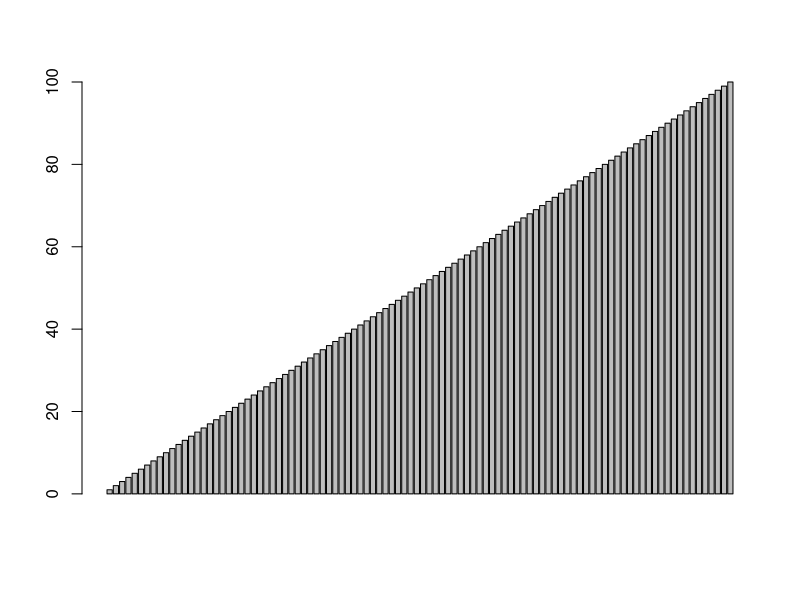
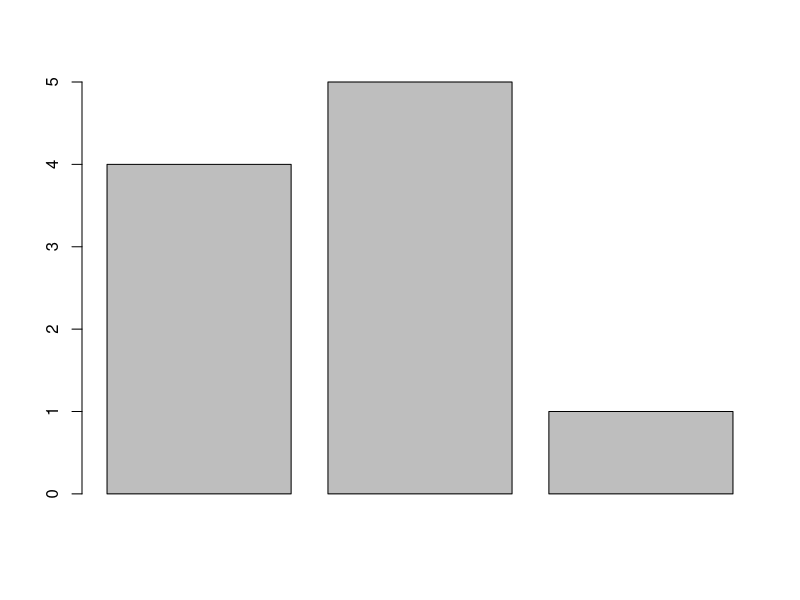
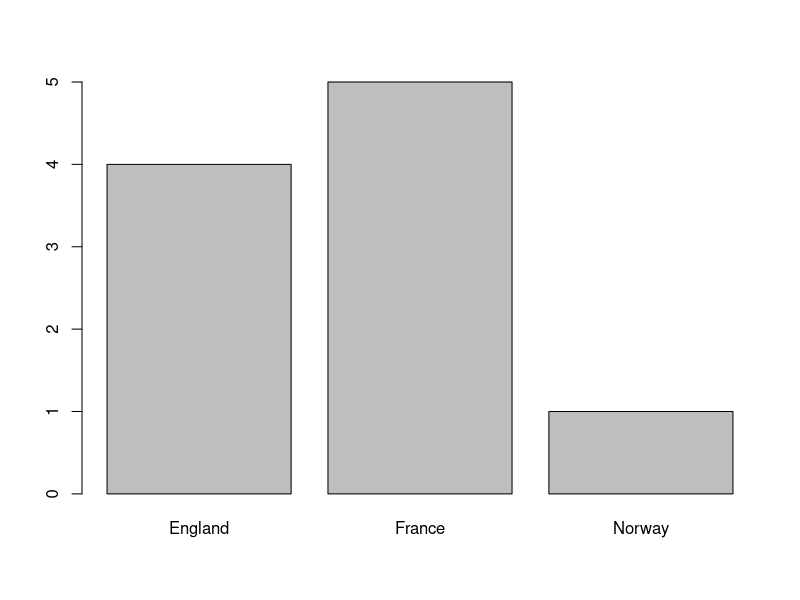
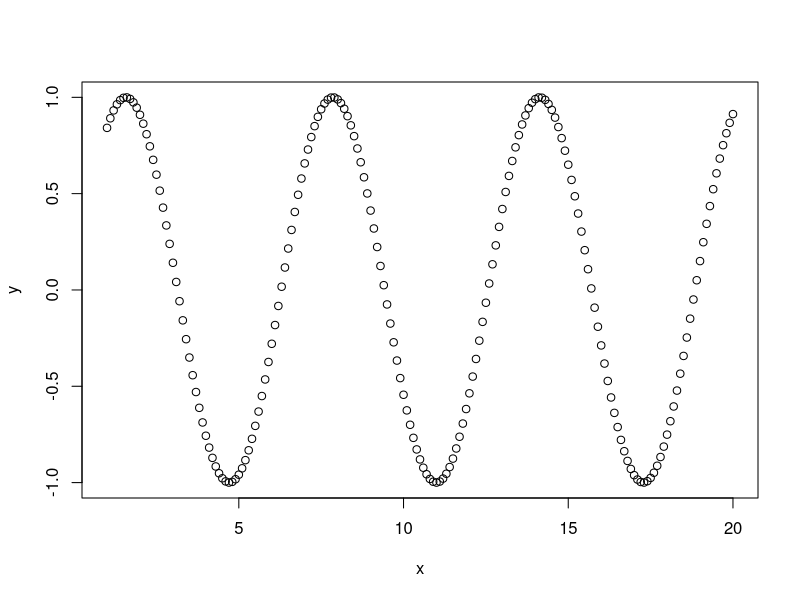
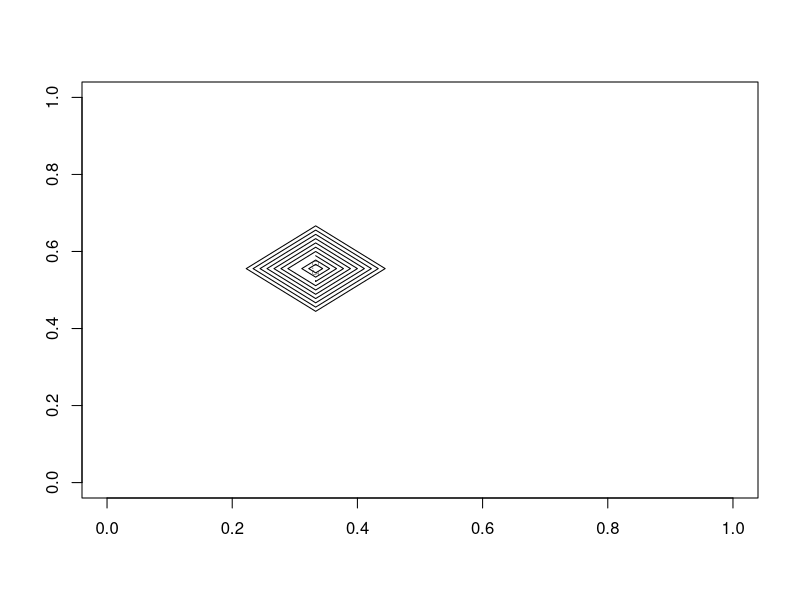
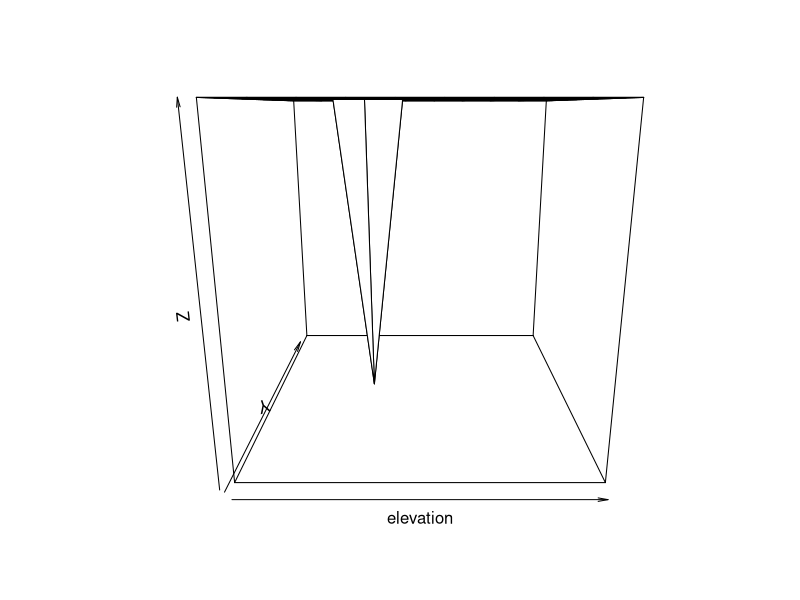
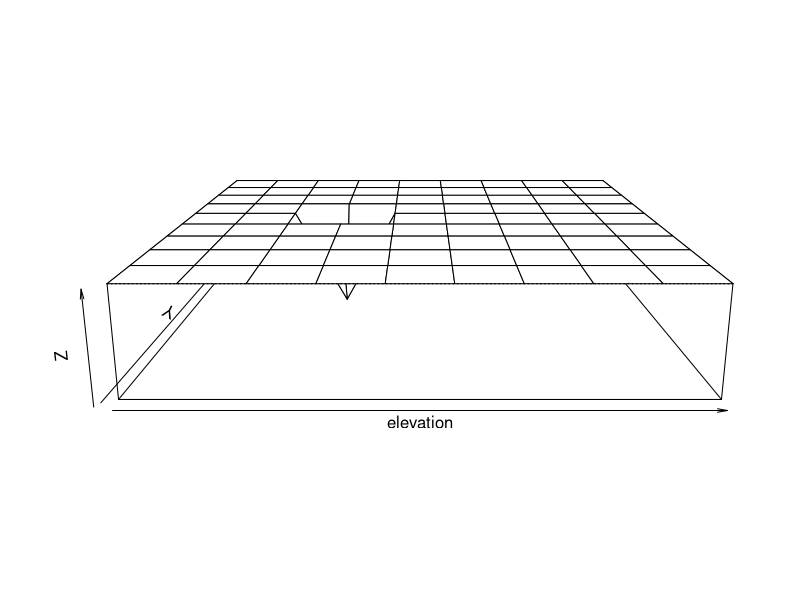
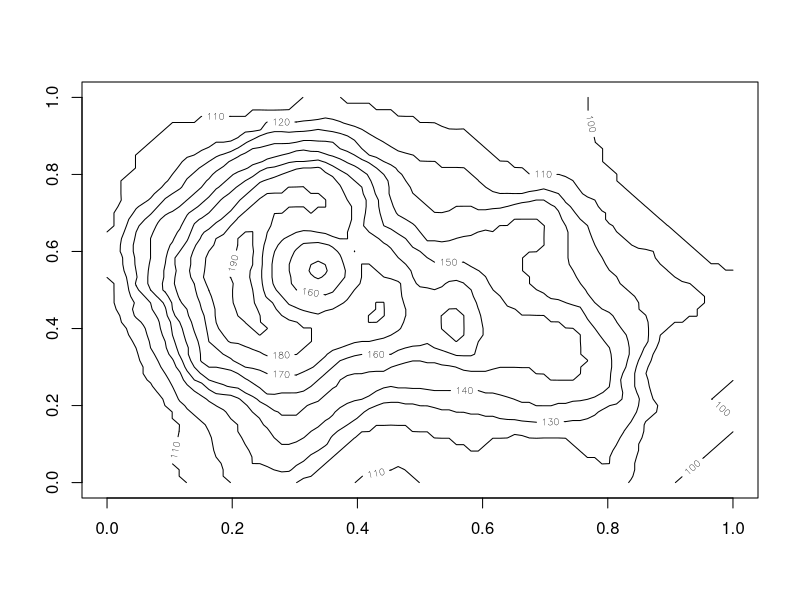

Recreate these plots in R, in order.
## ---- chunk 1
5:9
seq(5, 9)
seq(5, 9, 0.5)
## ---- chunk 2
sentence <- c('walk', 'the', 'plank')
sentence[3]

sentence[1]  # Many languages start array indices at 0, but R's vector indices start at 1
sentence[3] <- "dog" # assign new values within an existing vector

sentence[4] <- 'to'

sentence[c(1, 3)] # use a vector within the square brackets to access multiple values

sentence[2:4]  # Get the second through fourth words:

sentence[5:7] <- c('the', 'poop', 'deck')

sentence[6]
## ---- chunk 3
ranks <- 1:3
names(ranks) <- c("first", "second", "third") # assign names to elements of a vector
## ---- chunk 4
ranks # still vector only with names
ranks["first"] # still a value element of a vector only with a name
ranks["third"] <- 4 # assign a different value to the element with name "third"
## ---- chunk 5
barplot(1:100) # draw bars from vector
vesselsSunk <- c(4, 5, 1)
barplot(vesselsSunk)
## ---- chunk 6
names(vesselsSunk) <- c("England", "France", "Norway")
barplot(vesselsSunk)

## ---- chunk 7
a <- c(1, 2, 3)
a + 1
a == c(1, 99, 3) # each element compare to each element of different vector
sin(a) # function apply to each element

## ---- chunk 8
x <- seq(1, 20, 0.1)
y <- sin(x)
plot(x, y)
## ---- chunk 9
a <- c(1, 3, NA, 7, 9)
sum(a)
sum(a, na.rm = TRUE)
## ---- chunk 10
matrix(0, 3, 4) # 3 high, 4 wide, with 0 as value

a <- 1:12
print(a) # prove a is only a vector
matrix(a, 3, 4) # a vector is turned into a matrix

plank <- 1:8 # a vector or one dimensional array
dim(plank) <- c(2, 4) # give this vector(one dim of array) a two dimension attribute
print(plank) # automatically, the vector is turned into 2-dimension array = matrix

matrix(8, 5, 5) # make matrix with matrix() function, it can be 8 or a vector
plank <- matrix(1:8, 2, 4, byrow = FALSE)
print(plank)
## ---- chunk 11
plank[2, 3]  # as matrix is 2 dim, so two number to locate value
plank[1, 4]
plank[1, 4] <- 0
plank[2,]
plank[, 4]
plank[, 2:4]
## ---- chunk 12
elevation <- matrix(1, 10, 10) # we think of a 3D sandy beach 
elevation[4, 6] <- 0 # we dig down 1 meter at a specific place on the beach
contour(elevation) # draw a contour map
persp(elevation) # draw a 3D map, but persp automatically expands the view so that your highest value (the beach surface) is at the very top
persp(elevation, expand=0.2) # more reasonable graph

## ---- chunk 13
contour(volcano)
persp(volcano, expand=0.2)
image(volcano)
## ---- chunk 14
limbs <- c(4, 3, 4, 3, 2, 4, 4, 4) # collect data about crew members
names(limbs) <- c('One-Eye', 'Peg-Leg', 'Smitty', 'Hook', 'Scooter', 'Dan', 'Mikey', 'Blackbeard')
mean(limbs)
barplot(limbs)
abline(h = mean(limbs)) # draw a horizontal line display mean
## ---- chunk 15
pounds <- c(45000, 50000, 35000, 40000, 35000, 45000, 10000, 15000)
barplot(pounds)
meanValue <- mean(pounds)
abline(h = meanValue) # line on mean value
deviation <- sd(pounds) # value of 1 sd
abline(h = meanValue + deviation) # line on mean + 1sd
abline(h = meanValue - deviation)
## ---- chunk 16
chests <- c('gold', 'silver', 'gems', 'gold', 'gems')
types <- factor(chests) # character vector turned into factor, no more quotation marks
print(chests) # chests is still the same vector
print(types) # types is the vector chests with factor or levels attribute

as.integer(types) # values of types are not strings but integer references to one of the factor's levels
levels(types) # but levels themselves are strings or characters, so with quotations
## ---- chunk 17
weights <- c(300, 200, 100, 250, 150)
prices <- c(9000, 5000, 12000, 7500, 18000)
plot(weights, prices) # both weights and prices correspond to chests or types

plot(weights, prices, pch=as.integer(types)) # converting the factor to integers, and passing it to the pch argument

legend("topright", c("gems", "gold", "silver"), pch=1:3) # make legends to correspond to pch

legend("topright", levels(types), pch=1:length(levels(types))) # make it automatic given future changes
## ---- chunk 18
treasure <- data.frame(weights, prices, types)
print(treasure)
## ---- chunk 19
treasure[[2]] # retrieve the second column
treasure[["weights"]] # retrieve the column with name weights
treasure$prices # retrieve the column with name prices
treasure[["types"]] # get column named types (a vector of factor)

## ---- chunk 20
read.csv("targets.csv")
read.table("infantry.txt", sep="\t")
read.table("infantry.txt", sep="\t", header=TRUE)
## ---- chunk 21
targets <- read.csv("targets.csv")
infantry <- read.table("infantry.txt", sep="\t", header=TRUE)
merge(x = targets, y = infantry) # same column melt into one, and different ones combine
## ---- chunk 22
weights <- c(300, 200, 100, 250, 150)
prices <- c(9000, 5000, 12000, 7500, 18000)
chests <- c('gold', 'silver', 'gems', 'gold', 'gems')
types <- factor(chests)
require(ggplot2)
qplot(weights, prices, color = types) # color only accept factor
## ---- chunk 23
examp <- list(A=1:10, B=letters, C=list(NULL, TRUE))
str(examp)

## ---- chunk 24
seq(0, 1, by = .1)
seq(0, 1, by = .1)[4] # the result is rounding outcome, not the real outcome
seq(0, 1, by = .1)[4] == .3 # therefore it is false not true here
seq(0, 1, by = .1)[4] - .3 
print(seq(0, 1, by=.1)[4], digits=20)

## ---- chunk 25
format(seq(0, 1, by=.5), decimal.mark=",") # change to , by format(x, decimal.mark = ",")

## ---- chunk 26
options(OutDec=",")
seq(0, 1, by=.5)
## ---- chunk 27
nums <- format(seq(0, 1, by=.5), decimal.mark=",") # , makes number into strings
nums
sub(",", ".", nums) # sub() work with strings?
as.numeric(sub(",", ".", nums)) # turn string into numbers again
## ---- chunk 28
as.numeric(gsub(",", "", "2,300,000"))
## ---- chunk 29
1e308
1e308 * 10
## ---- chunk 30
0/0
Inf - Inf
## ---- chunk 31
mode(1)
typeof(1)
mode(1:2)
typeof(1:2)

is.integer(1)
is.integer(1:2)
is.integer(as.integer(1))
is.integer(as.double(1:2))

is.integer(1L)
